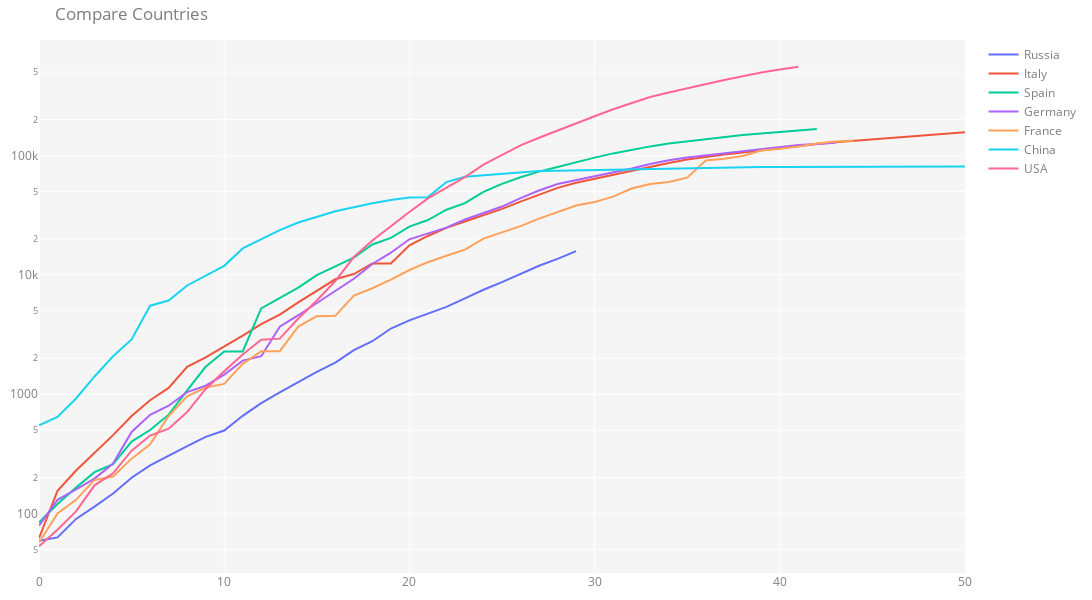

Notebook code cell kept with this figure:
### Code cell
fig = go.Figure()
for key, value in country_df_dic.items():
    fig.add_trace(go.Scatter(x=value.index, y=value['Confirmed'], name=key, mode='lines'))
    
# fig.add_trace(go.Scatter(x=russia_df.index, y=russia_df['Confirmed'], name='Russia', mode='lines')) # fill down to xaxis
# fig.add_trace(go.Scatter(x=italy_df.index, y=italy_df['Confirmed'], name='Italy', mode='lines')) # fill to trace0 y
# fig.add_trace(go.Scatter(x=spain_df.index, y=spain_df['Confirmed'], name='Spain', mode='lines'))
# fig.add_trace(go.Scatter(x=germany_df.index, y=germany_df['Confirmed'], name='Germany', mode='lines'))
# fig.add_trace(go.Scatter(x=france_df.index, y=france_df['Confirmed'], name='France', mode='lines'))
# fig.add_trace(go.Scatter(x=china_df.index, y=china_df['Confirmed'], name='China', mode='lines'))

fig.update_layout(
    yaxis_type='log',
    margin=dict(l=10, r=10, t=40, b=10), width=1100, height=600, plot_bgcolor='rgb(245,245,245)',
    title='Compare Countries',
     font=dict(
        size=12,
        color="#7f7f7f"
    )
)
   
fig.show()

### Figure 1 — Plotly figure (JSON) as saved in the notebook; plotly's stock layout.template omitted (floating-point values rounded to 4 significant figures)
{"data": [{"mode": "lines", "name": "Russia", "type": "scatter", "x": [0, 1, 2, 3, 4, 5, 6, 7, 8, 9, 10, 11, 12, 13, 14, 15, 16, 17, 18, 19, 20, 21, 22, 23, 24, 25, 26, 27, 28, 29], "y": [59, 63, 90, 114, 147, 199, 253, 306, 367, 438, 495, 658, 840, 1036, 1264, 1534, 1836, 2337, 2777, 3548, 4149, 4731, 5389, 6343, 7497, 8672, 10131, 11917, 13584, 15770]}, {"mode": "lines", "name": "Italy", "type": "scatter", "x": [0, 1, 2, 3, 4, 5, 6, 7, 8, 9, 10, 11, 12, 13, 14, 15, 16, 17, 18, 19, 20, 21, 22, 23, 24, 25, 26, 27, 28, 29, 30, 31, 32, 33, 34, 35, 36, 37, 38, 39, 40, 41, 42, 43, 44, 45, 46, 47, 48, 49, 50], "y": [62, 155, 229, 322, 453, 655, 888, 1128, 1694, 2036, 2502, 3089, 3858, 4636, 5883, 7375, 9172, 10149, 12462, 12462, 17660, 21157, 24747, 27980, 31506, 35713, 41035, 47021, 53578, 59138, 63927, 69176, 74386, 80589, 86498, 92472, 97689, 101739, 105792, 110574, 115242, 119827, 124632, 128948, 132547, 135586, 139422, 143626, 147577, 152271, 156363]}, {"mode": "lines", "name": "Spain", "type": "scatter", "x": [0, 1, 2, 3, 4, 5, 6, 7, 8, 9, 10, 11, 12, 13, 14, 15, 16, 17, 18, 19, 20, 21, 22, 23, 24, 25, 26, 27, 28, 29, 30, 31, 32, 33, 34, 35, 36, 37, 38, 39, 40, 41, 42], "y": [84, 120, 165, 222, 259, 400, 500, 673, 1073, 1695, 2277, 2277, 5232, 6391, 7798, 9942, 11748, 13910, 17963, 20410, 25374, 28768, 35136, 39885, 49515, 57786, 65719, 73235, 80110, 87956, 95923, 104118, 112065, 119199, 126168, 131646, 136675, 141942, 148220, 153222, 158273, 163027, 166831]}, {"mode": "lines", "name": "Germany", "type": "scatter", "x": [0, 1, 2, 3, 4, 5, 6, 7, 8, 9, 10, 11, 12, 13, 14, 15, 16, 17, 18, 19, 20, 21, 22, 23, 24, 25, 26, 27, 28, 29, 30, 31, 32, 33, 34, 35, 36, 37, 38, 39, 40, 41, 42, 43], "y": [79, 130, 159, 196, 262, 482, 670, 799, 1040, 1176, 1457, 1908, 2078, 3675, 4585, 5795, 7272, 9257, 12327, 15320, 19848, 22213, 24873, 29056, 32986, 37323, 43938, 50871, 57695, 62095, 66885, 71808, 77872, 84794, 91159, 96092, 100123, 103374, 107663, 113296, 118181, 122171, 124908, 127854]}, {"mode": "lines", "name": "France", "type": "scatter", "x": [0, 1, 2, 3, 4, 5, 6, 7, 8, 9, 10, 11, 12, 13, 14, 15, 16, 17, 18, 19, 20, 21, 22, 23, 24, 25, 26, 27, 28, 29, 30, 31, 32, 33, 34, 35, 36, 37, 38, 39, 40, 41, 42, 43, 44], "y": [57, 100, 130, 191, 204, 288, 380, 656, 959, 1136, 1219, 1794, 2293, 2293, 3681, 4496, 4532, 6683, 7715, 9124, 10970, 12758, 14463, 16243, 20123, 22622, 25600, 29551, 33402, 38105, 40708, 45170, 52827, 57749, 59929, 65202, 90848, 93773, 98963, 110065, 113959, 118781, 125931, 130727, 133670]}, {"mode": "lines", "name": "China", "type": "scatter", "x": [0, 1, 2, 3, 4, 5, 6, 7, 8, 9, 10, 11, 12, 13, 14, 15, 16, 17, 18, 19, 20, 21, 22, 23, 24, 25, 26, 27, 28, 29, 30, 31, 32, 33, 34, 35, 36, 37, 38, 39, 40, 41, 42, 43, 44, 45, 46, 47, 48, 49, 50], "y": [548, 643, 920, 1406, 2075, 2877, 5509, 6087, 8141, 9802, 11891, 16630, 19716, 23707, 27440, 30587, 34110, 36814, 39829, 42354, 44386, 44759, 59895, 66358, 68413, 70513, 72434, 74211, 74619, 75077, 75550, 77001, 77022, 77241, 77754, 78166, 78600, 78928, 79356, 79932, 80136, 80261, 80386, 80537, 80690, 80770, 80823, 80860, 80887, 80921, 80932]}, {"mode": "lines", "name": "USA", "type": "scatter", "x": [0, 1, 2, 3, 4, 5, 6, 7, 8, 9, 10, 11, 12, 13, 14, 15, 16, 17, 18, 19, 20, 21, 22, 23, 24, 25, 26, 27, 28, 29, 30, 31, 32, 33, 34, 35, 36, 37, 38, 39, 40, 41], "y": [53, 73, 104, 172, 217, 336, 450, 514, 708, 1105, 1557, 2147, 2857, 2918, 4307, 6096, 8873, 14094, 19403, 25725, 33634, 43663, 53736, 65778, 83836, 101657, 121465, 140909, 161831, 188172, 213362, 243762, 275582, 308848, 337065, 366660, 396221, 429047, 461432, 496530, 526391, 555304]}], "layout": {"font": {"color": "#7f7f7f", "size": 12}, "height": 600, "margin": {"b": 10, "l": 10, "r": 10, "t": 40}, "plot_bgcolor": "rgb(245,245,245)", "title": {"text": "Compare Countries"}, "width": 1100, "xaxis": {"autorange": true, "range": [0, 50], "type": "linear"}, "yaxis": {"autorange": true, "range": [1.501, 5.968], "type": "log"}}}
